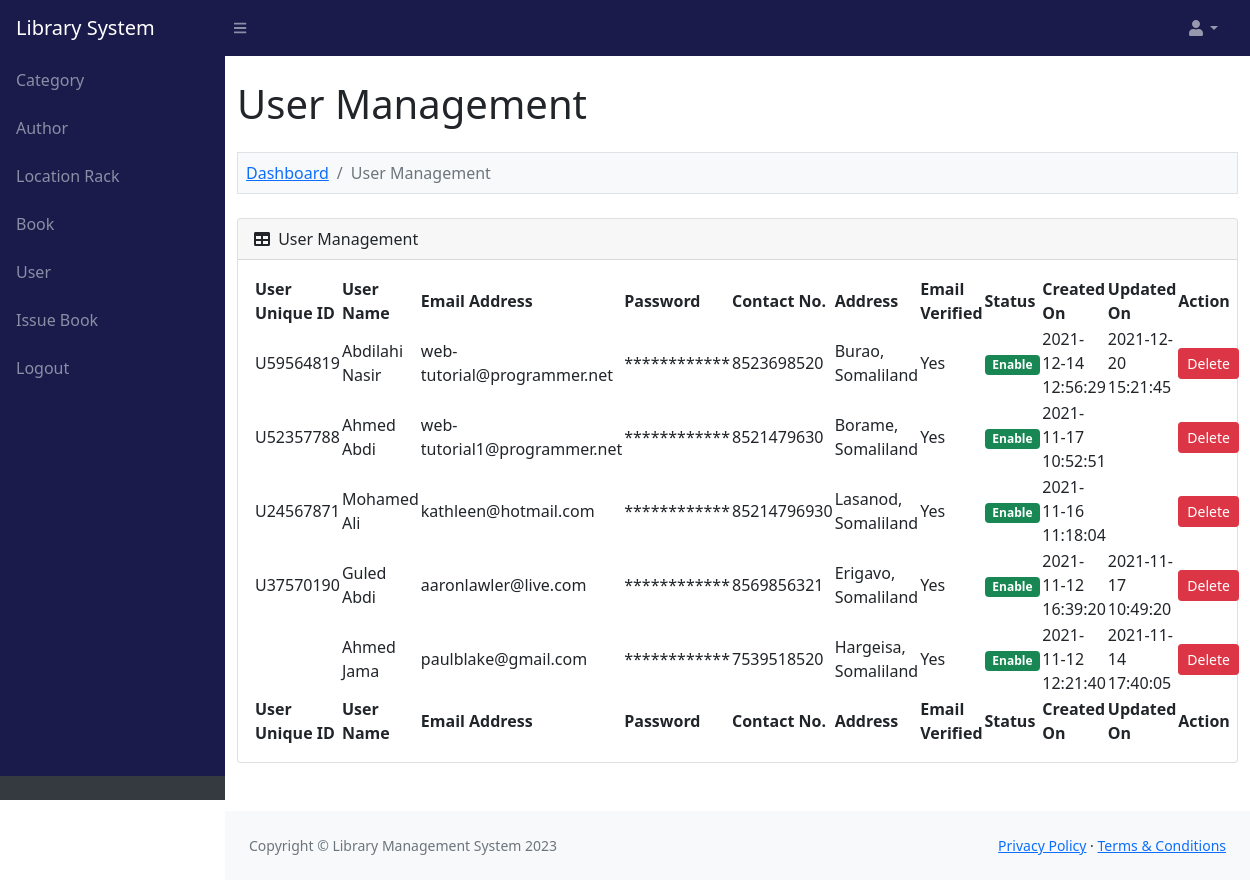
/admin/user.php (signed in), run on the app's committed database.
### tables this page shows
CREATE TABLE `lms_user` (
  `user_id` int(11) NOT NULL,
  `user_name` varchar(200) NOT NULL,
  `user_address` text NOT NULL,
  `user_contact_no` varchar(30) NOT NULL,
  `user_profile` varchar(100) NOT NULL,
  `user_email_address` varchar(200) NOT NULL,
  `user_password` varchar(30) NOT NULL,
  `user_verificaton_code` varchar(100) NOT NULL,
  `user_verification_status` enum('No','Yes') NOT NULL,
  `user_unique_id` varchar(30) NOT NULL,
  `user_status` enum('Enable','Disable') NOT NULL,
  `user_created_on` varchar(30) NOT NULL,
  `user_updated_on` varchar(30) NOT NULL
);

### admin/user.php (the view, shortened to what this page needs)
<?php
include '../database_connection.php';
$query = "
	SELECT * FROM lms_user
    ORDER BY user_id DESC
";
$statement = $connect->prepare($query);
$statement->execute();
include '../header.php';
?>
<div class="container-fluid py-4" style="min-height: 700px;">
	<h1>User Management</h1>
	<ol class="breadcrumb mt-4 mb-4 bg-light p-2 border">
		<li class="breadcrumb-item"><a href="index.php">Dashboard</a></li>
		<li class="breadcrumb-item active">User Management</li>
	</ol>
	<div class="card mb-4">
		<div class="card-header">
			<div class="row">
				<div class="col col-md-6">
					<i class="fas fa-table me-1"></i> User Management
				</div>
				<div class="col col-md-6" align="right">
				</div>
			</div>
		</div>
		<div class="card-body">
			<table id="datatablesSimple">
				<thead>
					<tr>
						<th>User Unique ID</th>
						<th>User Name</th>
						<th>Email Address</th>
						<th>Password</th>
						<th>Contact No.</th>
						<th>Address</th>
						<th>Email Verified</th>
						<th>Status</th>
						<th>Created On</th>
						<th>Updated On</th>
						<th>Action</th>
					</tr>
				</thead>
				<tfoot>
					<tr>
						<th>User Unique ID</th>
						<th>User Name</th>
						<th>Email Address</th>
						<th>Password</th>
						<th>Contact No.</th>
						<th>Address</th>
						<th>Email Verified</th>
						<th>Status</th>
						<th>Created On</th>
						<th>Updated On</th>
						<th>Action</th>
					</tr>
				</tfoot>
				<tbody>
					<?php
					if ($statement->rowCount() > 0) {
						foreach ($statement->fetchAll() as $row) {
							$user_status = '';
							if ($row['user_status'] == 'Enable') {
								$user_status = '<div class="badge bg-success">Enable</div>';
							} else {
								$user_status = '<div class="badge bg-danger">Disable</div>';
							}
							echo '
    					<tr>
    						<td>' . $row["user_unique_id"] . '</td>
    						<td>' . $row["user_name"] . '</td>
    						<td>' . $row["user_email_address"] . '</td>
    						<td>' . '************' . '</td>
    						<td>' . $row["user_contact_no"] . '</td>
    						<td>' . $row["user_address"] . '</td>
    						<td>' . $row["user_verification_status"] . '</td>
    						<td>' . $user_status . '</td>
    						<td>' . $row["user_created_on"] . '</td>
    						<td>' . $row["user_updated_on"] . '</td>
    						<td><button type="button" name="delete_button" class="btn btn-danger btn-sm" onclick="delete_data(`' . $row["user_id"] . '`, `' . $row["user_status"] . '`)">Delete</td>
    					</tr>
    					';
						}
					} else {
						echo '
    				<tr>
    					<td colspan="12" class="text-center">No Data Found</td>
    				</tr>
    				';
					}
					?>
				</tbody>
			</table>
		</div>
	</div>
</div>
<?php
include '../footer.php';
?>

### data on the page
lms_user: user_unique "U59564819", user_name "Abdilahi Nasir", user_email_address "web-tutorial@programmer.net", user_contact_no "8523698520", user_address "Burao, Somaliland", user_verification_status "Yes", user_status "Enable", user_created_on "2021-12-14 12:56:29", user_updated_on "2021-12-20 15:21:45"
lms_user: user_unique "U52357788", user_name "Ahmed Abdi", user_email_address "web-tutorial1@programmer.net", user_contact_no "8521479630", user_address "Borame, Somaliland", user_verification_status "Yes", user_status "Enable", user_created_on "2021-11-17 10:52:51"
lms_user: user_unique "U24567871", user_name "Mohamed Ali", user_email_address "kathleen@hotmail.com", user_contact_no "85214796930", user_address "Lasanod, Somaliland", user_verification_status "Yes", user_status "Enable", user_created_on "2021-11-16 11:18:04"
lms_user: user_unique "U37570190", user_name "Guled Abdi", user_email_address "aaronlawler@live.com", user_contact_no "8569856321", user_address "Erigavo, Somaliland", user_verification_status "Yes", user_status "Enable", user_created_on "2021-11-12 16:39:20", user_updated_on "2021-11-17 10:49:20"
lms_user: user_name "Ahmed Jama", user_email_address "paulblake@gmail.com", user_contact_no "7539518520", user_address "Hargeisa, Somaliland", user_verification_status "Yes", user_status "Enable", user_created_on "2021-11-12 12:21:40", user_updated_on "2021-11-14 17:40:05"
